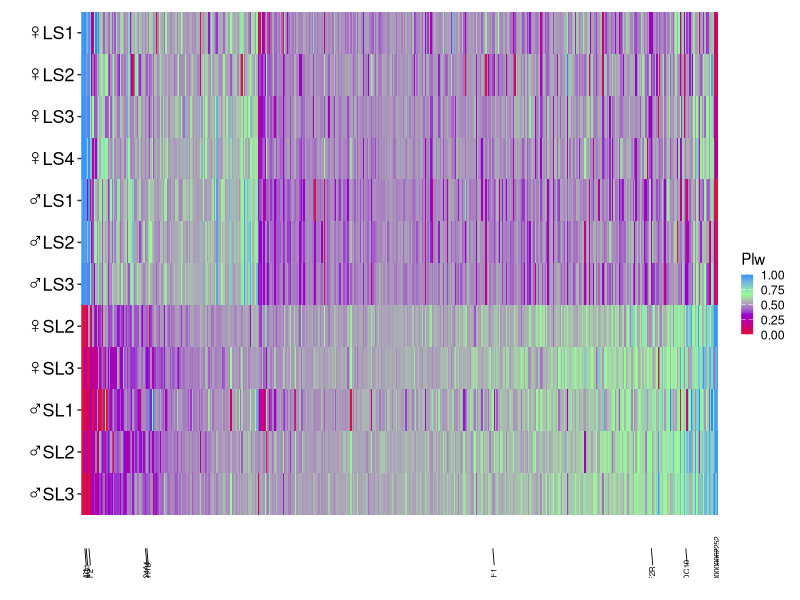

The R script that drew this image:
library(tidyr)
library(openxlsx)
library(dplyr)
library(ggplot2)
t <- read.xlsx('Figure1G.xlsx')
t$LSCmeanPlw <- (t$`♀LS1_PLW`+t$`♀LS2_PLW`+t$`♀LS3_PLW`+t$`♀LS4_PLW`+t$`♂LS1_PLW`+t$`♂LS2_PLW`+t$`♂LS3_PLW`)/7
t$SLCmeanPlw <- (t$`♂SL1_PLW` + t$`♀SL2_PLW` + t$`♂SL2_PLW`+t$`♀SL3_PLW`+t$`♂SL3_PLW`)/5
d1 <- t[which(t$direction == 'Higher in LSC'),]
d1 <- d1[order(d1$SLCmeanPlw,decreasing = F),]
d2 <- t[which(t$direction == 'Higher in SLC'),]
d2 <- d2[order(d2$SLCmeanPlw,decreasing = F),]
d <- rbind(d1,d2)
t <- t[, !names(t) %in% c(
  "P", "FDR", "direction", "LSCmeanPlw", "SLCmeanPlw"
), drop = FALSE]
p <- t %>%
  pivot_longer(
    cols = -genes,       # 除了 genes 列之外的所有列都进行转换
    names_to = "Condition", # 第二列的新列名（原来的列名）
    values_to = "Value"     # 第三列的新列名（对应的数值）
  )
anno <- c('SGCE','KCNQ1','IGF2','COL24A1','FOLH1B','WIF1','IGF2R','KLHDC10','ENSSSCG00000062252')
or <- data.frame(gene=d$genes,start_pos=c(1:nrow(d)))
anno <- or[which(or$gene %in% anno),]
anno$end_pos <- anno$start_pos+1
anno$label <- anno$gene
p$Condition <- gsub('_PLW','',p$Condition)
p <- as.data.frame(p)
pl<- ggplot(p, aes(x = factor(genes,levels = d$genes), 
                                          y = factor(Condition,
              levels = c("♂SL3","♂SL2","♂SL1","♀SL3", "♀SL2","♂LS3","♂LS2","♂LS1","♀LS4","♀LS3","♀LS2","♀LS1")), 
                                          fill = Value)) +
  geom_tile(color = NA) +  # border_color = NA
  scale_fill_gradientn(colours = c('#DC143C','#9400D3','#98FB98','#1E90FF'),name='Plw')+
  xlab("")+
  ylab('')+
  theme_classic()+
  geom_segment(data = anno,aes(x = start_pos, xend = end_pos, y = -0.3, yend = -0.7),  # y位置调整到热图下方
               inherit.aes = FALSE,
               size = 0.3,
               color = "black") +
  # geom_segment(data = anno,aes(x = start_pos, xend = end_pos, y = -0.7, yend = -0.7),  # y位置调整到热图下方
  #              inherit.aes = FALSE,
  #              size = 1,
  #              color = "black") +
  
  geom_text(data = anno,
            aes(x = (start_pos + end_pos)/2, 
                y = -1,  # 文字在线段下方
                label = label),
            inherit.aes = FALSE,
            size = 2,
            color = "black",
            angle = 90) +
  # guides(scale="none")+
  theme(
    # legend.position = c(0.88,0.32),
    panel.background = element_rect(fill = "transparent",colour = "NA"),
    panel.grid.minor = element_blank(),
    panel.grid.major = element_blank(),
    plot.background = element_rect(fill = "transparent",colour = NA),
    axis.line.x = element_blank(),
    axis.line.y = element_blank(),
    axis.text.x = element_text(size = 0,colour = 'white'),
    axis.text.y = element_text(size = 13,colour = 'black'),
    axis.title.x = element_text(size =0),
    axis.title.y = element_text(size = 12),
    legend.key.height = unit(.12, "inches"),
    legend.key.width = unit(.12, "inches"),
    axis.ticks.x = element_blank(),
    # legend.position = "top",
    # plot.title = element_text(size = 9,hjust = 0.5)
    # strip.text = element_text(face = "bold",size = rel(0.6)),
    # strip.background = element_rect(colour = "black",size = 0.5)
    # axis.title=element_text(size=28,hjust = 0.5),
    legend.text = element_text(size = 9, color = "black"),
    legend.title = element_text(size = 11, color = "black")
  )
pdf('Figure1G.pdf',width = 7.6,height = 3.16)
pl   
dev.off()
